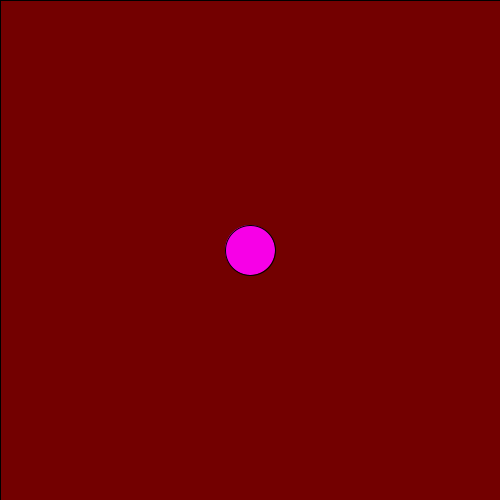
Frame 1 (no input)
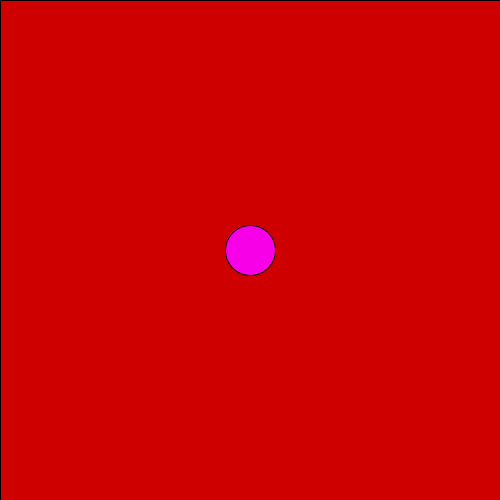
Frame 60 (the mouse pressed at the canvas centre just before this capture)
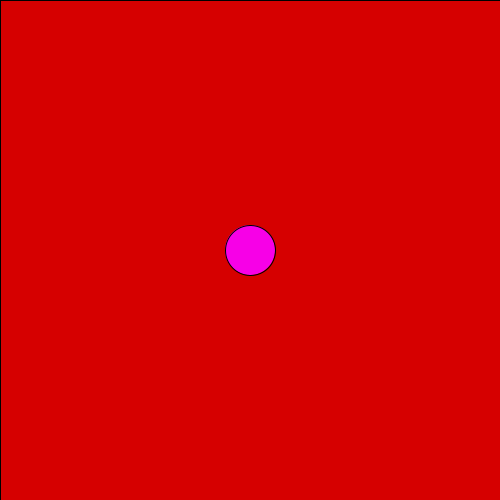
Frame 120 (the mouse held since frame 60 and released just before this capture)

The Processing sketch that drew these frames (run headless with seeded random() and noise(); from frame 60 on, the mouse is pressed at the canvas centre):

// Processing sketch: using_millis
// ── using_millis.pde
color magenta = #F700E7;
void setup() {
  size(500, 500);
}

void draw() {
  //millis keeps counting up, so we just hop along for the ride but range between 0 and 255
  fill(millis()%255, 0, 0);
  rect(0, 0, width, height);
  fill(magenta);  
  ellipse(width/2, height/2, 50, 50);
}
